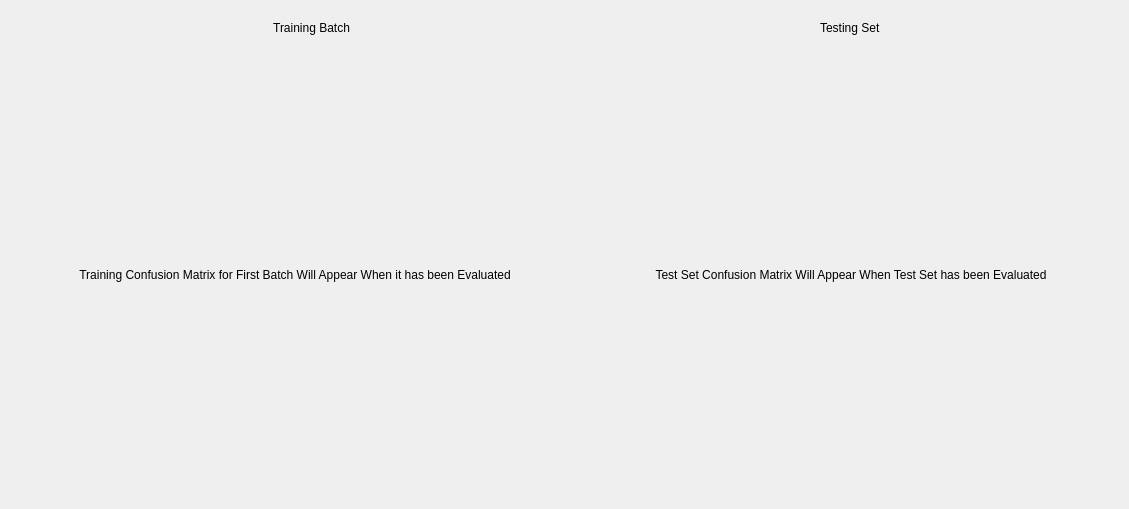
      <widget class="QWidget" name="tabConfusion">
       <attribute name="title">
        <string>Confusion Matrix</string>
       </attribute>
       <widget class="QLabel" name="lblTestingConfusionMat">
        <property name="geometry">
         <rect>
          <x>579</x>
          <y>50</y>
          <width>541</width>
          <height>450</height>
         </rect>
        </property>
        <property name="text">
         <string> Test Set Confusion Matrix Will Appear When Test Set has been Evaluated</string>
        </property>
        <property name="alignment">
         <set>Qt::AlignCenter</set>
        </property>
       </widget>
       <widget class="QLabel" name="lblTrainingConfusionMat">
        <property name="geometry">
         <rect>
          <x>20</x>
          <y>50</y>
          <width>550</width>
          <height>450</height>
         </rect>
        </property>
        <property name="text">
         <string>Training Confusion Matrix for First Batch Will Appear When it has been Evaluated</string>
        </property>
        <property name="alignment">
         <set>Qt::AlignCenter</set>
        </property>
       </widget>
       <widget class="QLabel" name="lblBatchConf">
        <property name="geometry">
         <rect>
          <x>270</x>
          <y>20</y>
          <width>81</width>
          <height>16</height>
         </rect>
        </property>
        <property name="text">
         <string> Training Batch</string>
        </property>
       </widget>
       <widget class="QLabel" name="lblTestSetConf">
        <property name="geometry">
         <rect>
          <x>820</x>
          <y>20</y>
          <width>71</width>
          <height>16</height>
         </rect>
        </property>
        <property name="text">
         <string>Testing Set</string>
        </property>
       </widget>
      </widget>
